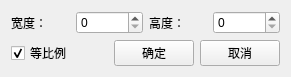
<?xml version="1.0" encoding="UTF-8"?>
<ui version="4.0">
 <class>ResizeDlg</class>
 <widget class="QDialog" name="ResizeDlg">
  <property name="geometry">
   <rect>
    <x>0</x>
    <y>0</y>
    <width>291</width>
    <height>71</height>
   </rect>
  </property>
  <property name="windowTitle">
   <string>调整尺寸</string>
  </property>
  <property name="styleSheet">
   <string notr="true"/>
  </property>
  <layout class="QGridLayout" name="gridLayout">
   <item row="0" column="0">
    <layout class="QHBoxLayout" name="horizontalLayout">
     <item>
      <widget class="QLabel" name="label">
       <property name="text">
        <string>宽度：</string>
       </property>
      </widget>
     </item>
     <item>
      <widget class="QSpinBox" name="spinBoxWidth">
       <property name="focusPolicy">
        <enum>Qt::StrongFocus</enum>
       </property>
       <property name="maximum">
        <number>999999999</number>
       </property>
      </widget>
     </item>
     <item>
      <widget class="QLabel" name="label_2">
       <property name="text">
        <string>高度：</string>
       </property>
      </widget>
     </item>
     <item>
      <widget class="QSpinBox" name="spinBoxHeight">
       <property name="focusPolicy">
        <enum>Qt::StrongFocus</enum>
       </property>
       <property name="maximum">
        <number>999999999</number>
       </property>
      </widget>
     </item>
    </layout>
   </item>
   <item row="1" column="0">
    <layout class="QHBoxLayout" name="horizontalLayout_2">
     <item>
      <widget class="QCheckBox" name="checkBox">
       <property name="text">
        <string>等比例</string>
       </property>
       <property name="checked">
        <bool>true</bool>
       </property>
      </widget>
     </item>
     <item>
      <spacer name="horizontalSpacer">
       <property name="orientation">
        <enum>Qt::Horizontal</enum>
       </property>
       <property name="sizeHint" stdset="0">
        <size>
         <width>40</width>
         <height>20</height>
        </size>
       </property>
      </spacer>
     </item>
     <item>
      <widget class="QPushButton" name="pbOK">
       <property name="focusPolicy">
        <enum>Qt::NoFocus</enum>
       </property>
       <property name="text">
        <string>确定</string>
       </property>
      </widget>
     </item>
     <item>
      <widget class="QPushButton" name="pbCancel">
       <property name="focusPolicy">
        <enum>Qt::NoFocus</enum>
       </property>
       <property name="text">
        <string>取消</string>
       </property>
      </widget>
     </item>
    </layout>
   </item>
  </layout>
 </widget>
 <layoutdefault spacing="6" margin="11"/>
 <resources>
  <include location="resourse.qrc"/>
 </resources>
 <connections/>
</ui>
